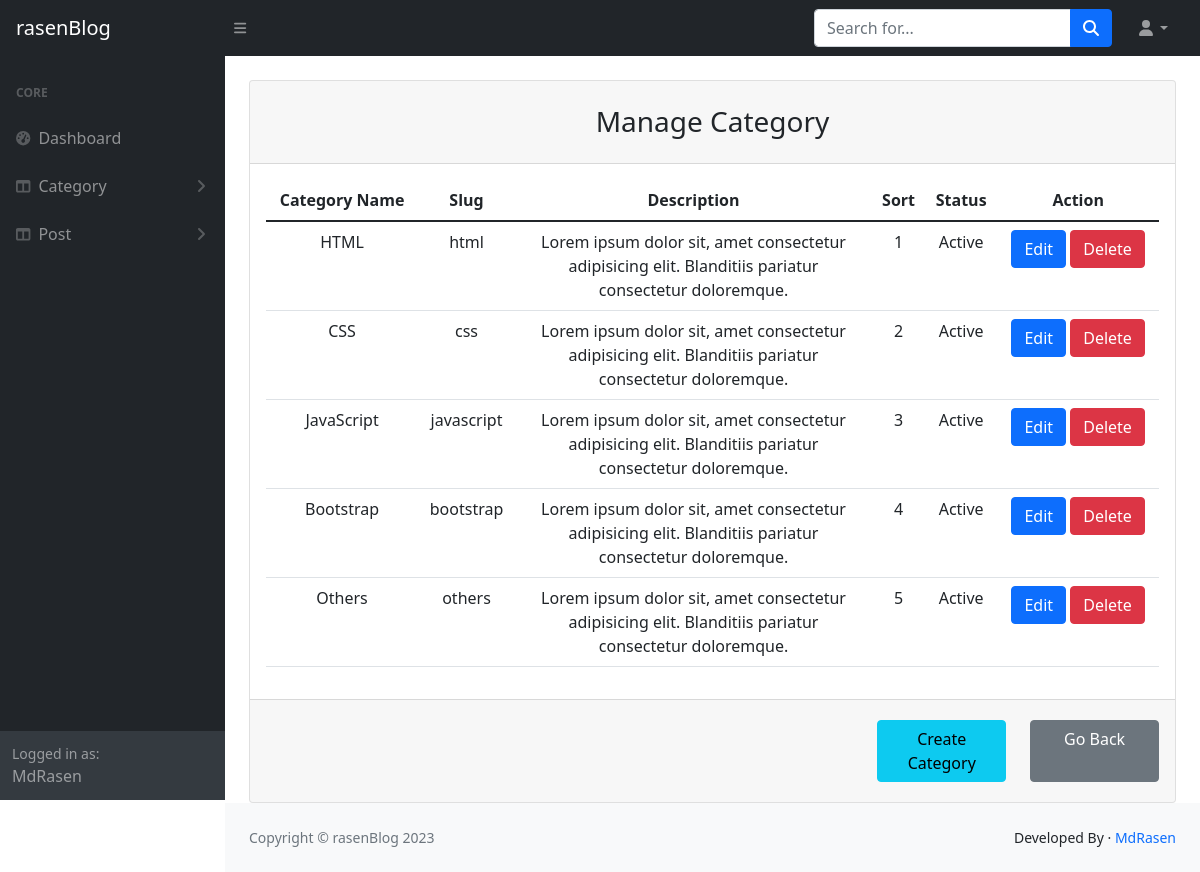
Screenshot of /rasenBlog_php-project/admin/manage_category.php (signed in) with the database file from the repository.
### tables this page shows
CREATE TABLE `categories` (
  `id` int NOT NULL,
  `cate_name` varchar(100) NOT NULL,
  `cate_slug` varchar(100) NOT NULL,
  `cate_desc` text NOT NULL,
  `cate_sort` int NOT NULL,
  `cate_status` varchar(100) NOT NULL
);

### rasenBlog_php-project/admin/manage_category.php (called while the page is built, shortened)
<?Php
include("template.php");

### rasenBlog_php-project/admin/class/function.php (called while the page is built, shortened)
<?php
class adminBlog
{
    private $conn;
    public function __construct()
    {
        $dbhost = "localhost";
        $dbuser = "root";
        $dbpass = "";
        $dbname = "rasen_blog";
        $this->conn = mysqli_connect($dbhost, $dbuser, $dbpass, $dbname);
    }
    public function cate_view()
    {
        $query = "SELECT * FROM categories";
        if (mysqli_query($this->conn, $query)) {
            $categories = mysqli_query($this->conn, $query);
            return $categories;
        } else {
            header("location:add_category.php?msg=failed");
        }
    }
}

### rasenBlog_php-project/admin/views/manage_category_view.php (the view, shortened to what this page needs)
<?php
$result = $obj->cate_view();
?>
<div class="row justify-content-center">
    <div class="col-lg-12">
        <div class="card mt-4">
            <div class="card-header">
                <h3 class="text-center font-weight-light my-3">Manage Category</h3>
            </div>
            <div class="card-body">
                <div class="table-responsive-md">
                    <table id="myTable" class="table table-hover text-center">
                        <thead>
                            <tr>
                                <th>Category Name</th>
                                <th>Slug</th>
                                <th style="width: 40%;">Description</th>
                                <th>Sort</th>
                                <th>Status</th>
                                <th>Action</th>
                            </tr>
                        </thead>
                        <tbody>
                            <?php
                            while ($item = mysqli_fetch_assoc($result)) {
                            ?>
                                <tr>
                                    <td><?= $item['cate_name'] ?></td>
                                    <td><?= $item['cate_slug'] ?></td>
                                    <td style="width: 40%;"><?= $item['cate_desc'] ?></td>
                                    <td><?= $item['cate_sort'] ?></td>
                                    <td><?= $item['cate_status'] ?></td>
                                    <td>
                                        <a href="edit_category.php?status=edit&&id=<?= $item['id'] ?>" class="btn btn-primary">Edit</a>
                                        <a href="?status=delete&&id=<?= $item['id'] ?>" class="btn btn-danger">Delete</a>
                                    </td>
                                </tr>
                            <?php
                            }
                            ?>
                        </tbody>
                    </table>
                </div>
            </div>
            <div class="card-footer text-center py-3">
                <div class="row">
                    <div class="col-sm-8">
                    </div>
                    <div class="col-sm-2 d-grid py-1">
                        <a href="add_category.php" class="btn btn-info">Create Category</a>
                    </div>
                    <div class="col-sm-2 d-grid py-1">
                        <a href="dashboard.php" class="btn btn-secondary">Go Back</a>
                    </div>
                </div>
            </div>
        </div>
    </div>
</div>

### rows the page displays
categories: cate_name "HTML", cate_slug "html", cate_desc "Lorem ipsum dolor sit, amet consectetur adipisicing elit. Blanditiis pariatur consectetur doloremque.", cate_sort "1", cate_status "Active"
categories: cate_name "CSS", cate_slug "css", cate_desc "Lorem ipsum dolor sit, amet consectetur adipisicing elit. Blanditiis pariatur consectetur doloremque.", cate_sort "2", cate_status "Active"
categories: cate_name "JavaScript", cate_slug "javascript", cate_desc "Lorem ipsum dolor sit, amet consectetur adipisicing elit. Blanditiis pariatur consectetur doloremque.", cate_sort "3", cate_status "Active"
categories: cate_name "Bootstrap", cate_slug "bootstrap", cate_desc "Lorem ipsum dolor sit, amet consectetur adipisicing elit. Blanditiis pariatur consectetur doloremque.", cate_sort "4", cate_status "Active"
categories: cate_name "Others", cate_slug "others", cate_desc "Lorem ipsum dolor sit, amet consectetur adipisicing elit. Blanditiis pariatur consectetur doloremque.", cate_sort "5", cate_status "Active"

### other values shown
$_SESSION['adminName'] "MdRasen"
